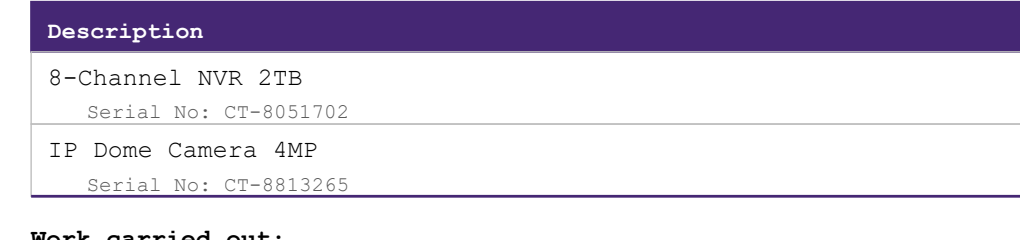
#> input picture Docusnap/TESTING/_measure/list_field_20260827/band_born_200.png, 1020 x 240 px
$ python fingerprint.py --image-file ../../TESTING/_measure/list_field_20260827/band_born_200.png
#> lines starting #> are read from the running program, lines starting #| are printed output that depends on the picture
#> in main, img is the input picture: PIL image 1020x240 RGB; mean R, G, B 211.8, 205.4, 221.8
### Docusnap/python_backend/logo_hash.py
#!/usr/bin/env python3
"""
logo_hash.py — the ONE shared logo-region perceptual-hash recipe.

Both the interactive teach path (`logo/fingerprint.py`) and the Stage-0 extraction
matcher (`extraction/template_matcher.compute_logo_hash`) MUST hash a logo the same
way — otherwise a logo taught in one path silently never matches in the other. This
module is the single place the crop + preprocess + hash recipe lives; both import it.

Behaviour is byte-identical to the previously-duplicated inline code: top-left crop
(w//2 x h//5), greyscale -> autocontrast(cutoff=5) -> resize 256x256 LANCZOS ->
GaussianBlur(radius=1), perceptual hash at hash_size=8 (64-bit).
"""
from PIL import Image, ImageFilter, ImageOps
import imagehash

HASH_SIZE = 8


def extract_logo_region(img: "Image.Image"):
    """Crop the top portion of the page where logos almost always appear.
    Returns (top_left, top_strip): the top-left quadrant (most logos live here)
    and the full top strip (fallback)."""
    w, h = img.size
#> w = 1020; h = 240
    top_left = img.crop((0, 0, w // 2, h // 5))
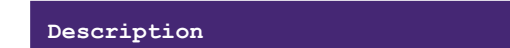
#> top_left: PIL image 510x48 RGB; mean R, G, B 89, 62.2, 131
    top_strip = img.crop((0, 0, w, h // 6))
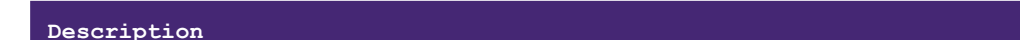
#> top_strip: PIL image 1020x40 RGB; mean R, G, B 81.8, 53.8, 125.5
    return top_left, top_strip


def preprocess_for_hash(img: "Image.Image") -> "Image.Image":
    """Normalise a crop before hashing so minor scan differences don't flip bits:
    greyscale, boost contrast, normalise size, reduce noise."""
    img = img.convert('L')                                 # greyscale
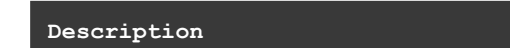
#> img: PIL image 510x48 L; min 57, max 255, mean 78.3
    img = ImageOps.autocontrast(img, cutoff=5)             # boost contrast
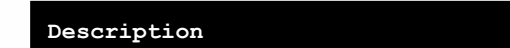
#> img: PIL image 510x48 L; min 0, max 254, mean 27.3
    img = img.resize((256, 256), Image.LANCZOS)            # normalise size
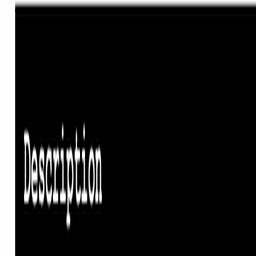
#> img: PIL image 256x256 L; min 0, max 255, mean 27.9
    img = img.filter(ImageFilter.GaussianBlur(radius=1))   # reduce noise
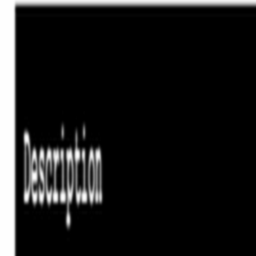
#> img: PIL image 256x256 L; min 0, max 254, mean 27.9
    return img


def compute_hashes(img: "Image.Image") -> dict:
    """phash/ahash/dhash of a crop (preprocessed first) — used by the teach path."""
    processed = preprocess_for_hash(img)
    return {
        "phash": str(imagehash.phash(processed, hash_size=HASH_SIZE)),          # perceptual
        "ahash": str(imagehash.average_hash(processed, hash_size=HASH_SIZE)),   # average
        "dhash": str(imagehash.dhash(processed, hash_size=HASH_SIZE)),          # difference
    }


# [21 lines left out: functions logo_phash, hamming_distance, not called in this run]

### Docusnap/python_backend/logo/fingerprint.py
#!/usr/bin/env python3
"""
logo_fingerprint.py
-------------------
Extracts a perceptual hash fingerprint from the logo region of a document page.

Called by Electron in two modes:
  --mode extract  : extract hashes from a document image (base64 PNG via --image)
  --mode match    : compare a document's hashes against stored fingerprints

Returns JSON: {"phash": "...", "ahash": "..."}
"""

import sys
import os
import json
import argparse
from PIL import Image

# The crop + preprocess + hash recipe is SHARED with the Stage-0 extraction matcher
# (extraction/template_matcher.compute_logo_hash) via one module — logo_hash.py — so a
# taught logo and an extracted logo are always hashed identically (no silent drift).
sys.path.insert(0, os.path.dirname(os.path.dirname(os.path.abspath(__file__))))
from logo_hash import extract_logo_region, compute_hashes, hamming_distance  # noqa: E402


# ── Main ──────────────────────────────────────────────────────────────────────

def main():
    parser = argparse.ArgumentParser()
    parser.add_argument('--image-file', required=True, help='Path to PNG file of document page')
    parser.add_argument('--mode',     default='extract',
                        choices=['extract', 'match'],
                        help='extract: compute hashes; match: find closest stored hash')
    parser.add_argument('--stored-file', default=None,
                        help='Path to JSON file of stored fingerprints (for match mode)')
    parser.add_argument('--threshold', type=int, default=12,
                        help='Max hamming distance to count as a match (default 12)')
    args = parser.parse_args()

    # Load image from file
    try:
        img = Image.open(args.image_file).convert('RGB')
    except Exception as e:
        print(json.dumps({"error": str(e)}))
        return

    top_left, top_strip = extract_logo_region(img)

    # Use top-left crop as primary (most logos are there)
    hashes = compute_hashes(top_left)
    # Fallback hashes from full top strip
    strip_hashes = compute_hashes(top_strip)

    if args.mode == 'extract':
        # Slice B: the isolated-mark 256-bit DETAIL hash (logo_detail.detail_hash), computed from the
        # SAME page image → enrolled beside the phash for the Slice-C collision disambiguator. Fail-safe
        # None if the mark can't be isolated. logo_detail is in python_backend (on sys.path via line ~23).
        try:
            import logo_detail
            detail = logo_detail.detail_hash(img)
        except Exception:
            detail = None
        print(json.dumps({
            "phash":       hashes["phash"],
            "ahash":       hashes["ahash"],
            "dhash":       hashes["dhash"],
            "strip_phash": strip_hashes["phash"],
            "detail":      detail,
        }), flush=True)
        return

    # Match mode — compare against stored fingerprints
    if not args.stored_file:
        print(json.dumps({"match": None}))
        return

    with open(args.stored_file, 'r') as f:
        stored = json.load(f)
    best_match = None
    best_dist  = args.threshold + 1

    for fp in stored:
        stored_phash = fp.get("phash", "")
        # Try both primary and strip hashes against stored
        for query_hash in [hashes["phash"], strip_hashes["phash"]]:
            dist = hamming_distance(query_hash, stored_phash)
            if dist < best_dist:
                best_dist  = dist
                best_match = {
                    "supplier_name": fp["supplier_name"],
                    "distance":      dist,
                    "confidence":    max(0, 100 - (dist * 6)),  # 0 dist = 100%, 12 dist = 28%
                    "match_count":   fp.get("match_count", 1),
                }

    print(json.dumps({"match": best_match}), flush=True)


if __name__ == '__main__':
    main()
#> (the call stopped at in compute_hashes, `return { "phash": str(imagehash.phash(processed, hash_size=HASH_SIZE))..`: imagehash is not available in this run)
